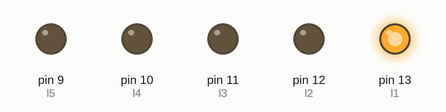
Simulated run of this sketch. Board: Arduino Uno, built with avr-gcc and run on an emulated ATmega328P. Shown: output pins drawn as LEDs (lit = HIGH).

Above: at 0.05 s.
At 0.75 s:
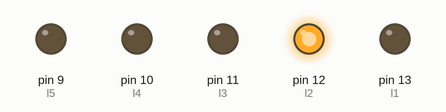
At 1.45 s:
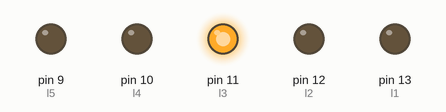
At 2.15 s:
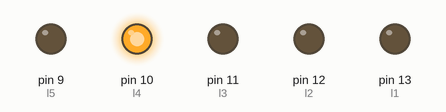
At 2.85 s:
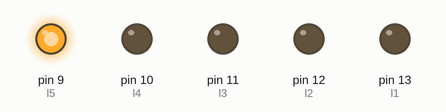
Timing chart, 0 to 3.1 s (numbered marks = the images above):
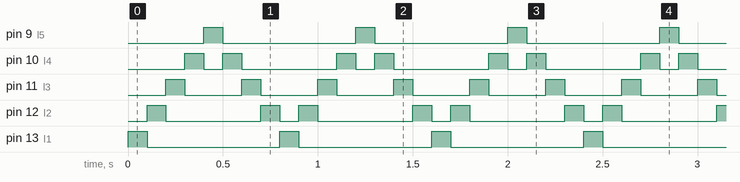

Measured:
- by itself, pin 9 (l5), pin 13 (l1): alternates HIGH for 0.10 s and LOW for 0.70 s
- by itself, pin 10 (l4): repeats every 0.80 s: LOW 0.10 s, HIGH 0.10 s, LOW 0.50 s, HIGH 0.10 s
- by itself, pin 11 (l3): alternates HIGH for 0.10 s and LOW for 0.30 s
- by itself, pin 12 (l2): repeats every 0.80 s: LOW 0.50 s, HIGH 0.10 s, LOW 0.10 s, HIGH 0.10 s

The sketch:

5led_pattern.ino
```cpp
int l1 = 13, l2 = 12, l3 = 11, l4 = 10, l5 = 9;
void setup() {
pinMode(l1, OUTPUT);
pinMode(l2, OUTPUT);
pinMode(l3, OUTPUT);
pinMode(l4, OUTPUT);
pinMode(l5, OUTPUT);
}
void loop() {
blink1();
delay(100);
blink2();
delay(100);
blink3();
delay(100);
blink4();
delay(100);
blink5();
delay(100);
blink4();
delay(100);
blink3();
delay(100);
blink2();
delay(100);
}

void blink1() {
digitalWrite(l1, HIGH);
digitalWrite(l2, LOW);
digitalWrite(l3, LOW);
digitalWrite(l4, LOW);
digitalWrite(l5, LOW);

}

void blink2() {

digitalWrite(l1, LOW);
digitalWrite(l2, HIGH);
digitalWrite(l3, LOW);
digitalWrite(l4, LOW);
digitalWrite(l5, LOW);
}

void blink3() {

digitalWrite(l1, LOW);
digitalWrite(l2, LOW);
digitalWrite(l3, HIGH);
digitalWrite(l4, LOW);
digitalWrite(l5, LOW);
}

void blink4() {

digitalWrite(l1, LOW);
digitalWrite(l2, LOW);
digitalWrite(l3, LOW);
digitalWrite(l4, HIGH);
digitalWrite(l5, LOW);
}

void blink5() {

digitalWrite(l1, LOW);
digitalWrite(l2, LOW);
digitalWrite(l3, LOW);
digitalWrite(l4, LOW);
digitalWrite(l5, HIGH);
}
```
